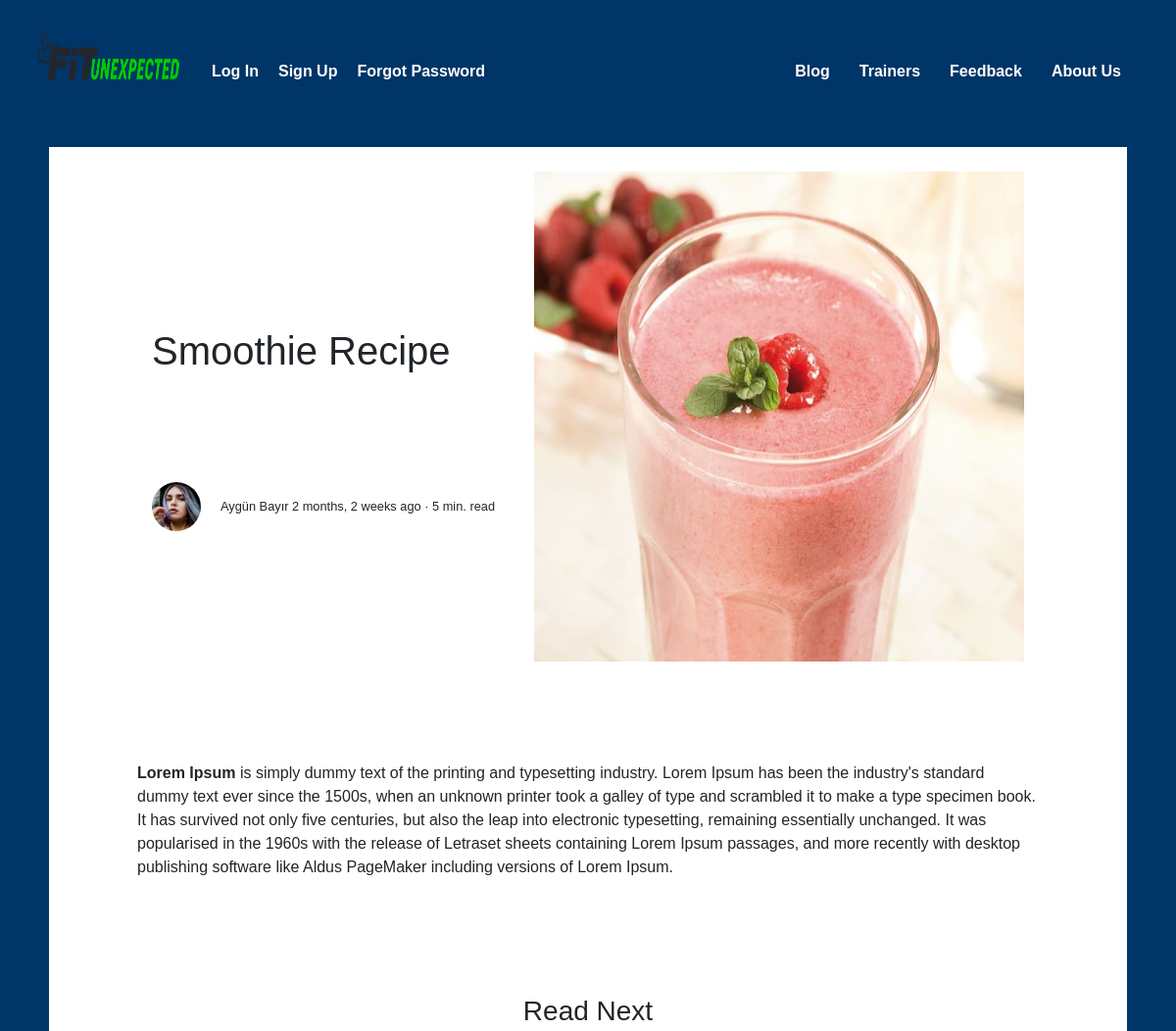
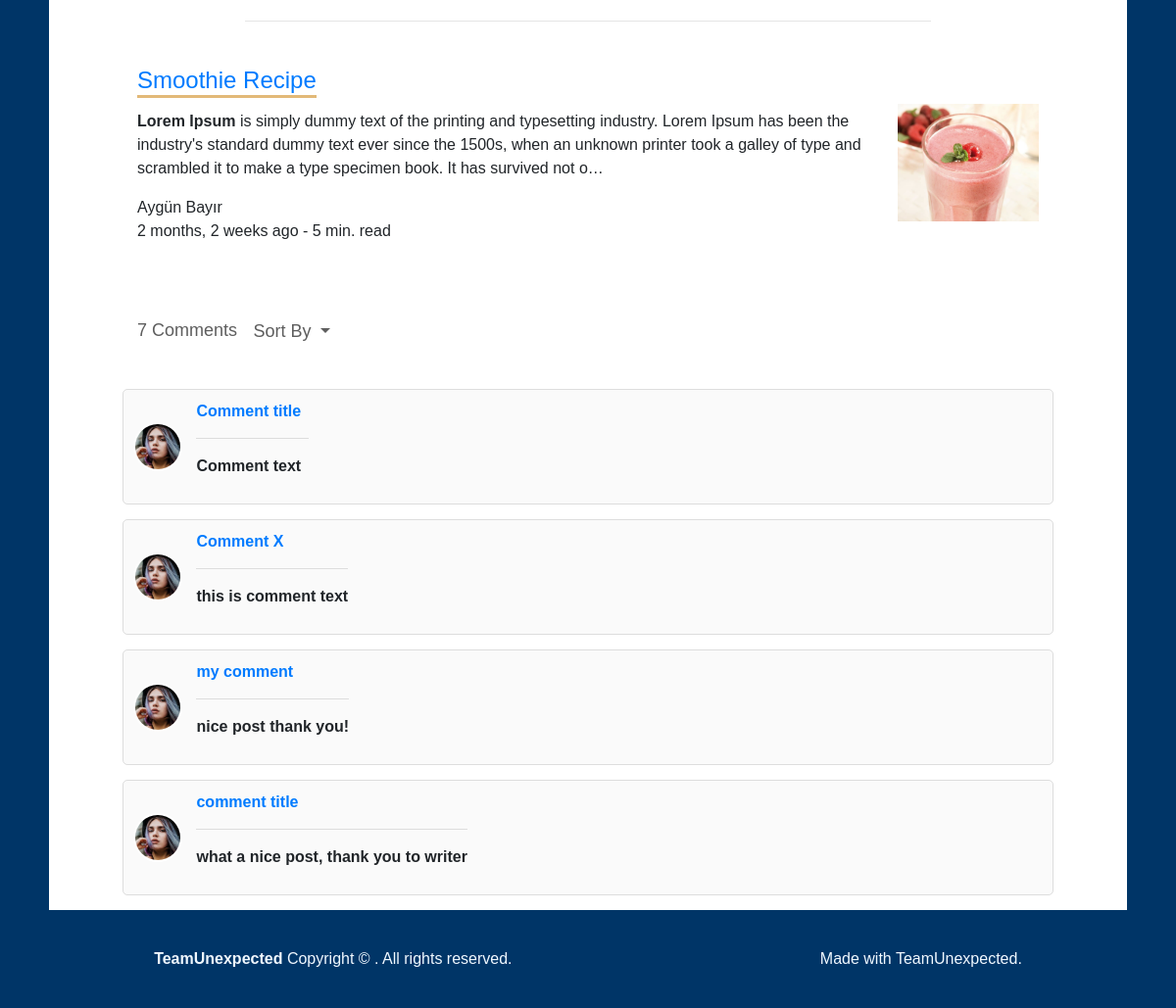
The app's page /post/smoothie-recipe-1/ with its own data (2 pictures, top to bottom).
### post/models.py (models this page shows, shortened)
class Post(models.Model):
    user = models.ForeignKey('auth.User', on_delete=models.CASCADE, verbose_name='Author', related_name='posts')
    title = models.CharField(max_length=120, verbose_name='Title')
    content = RichTextField(verbose_name='Content')
    publishing_date = models.DateTimeField(verbose_name='Release Date', auto_now_add=True)
    image = models.ImageField(null=True, blank=True, verbose_name='Cover Photo')
    slug = models.SlugField(unique=True, editable=False, max_length=130, verbose_name='Dynamic Linkage')
    category = models.ForeignKey('post.Category', on_delete=models.CASCADE, related_name='posts', verbose_name='Post Category')
    view_count = models.IntegerField(verbose_name='Number of views', default=0)
    def get_absolute_url(self):
        return reverse('post:detail', kwargs={'slug': self.slug})
    class Meta:
        ordering = ['-publishing_date', 'id']

class Comment(models.Model):
    post = models.ForeignKey('post.Post', related_name='comments', on_delete=models.CASCADE, verbose_name='Post')
    author = models.ForeignKey('auth.User', related_name='comments', on_delete=models.CASCADE, verbose_name='Author')
    name = models.CharField(max_length=200, verbose_name='Title')
    content = models.TextField(verbose_name='Comment')
    created_date = models.DateTimeField(auto_now_add=True, verbose_name='Created Date')
    is_approved = models.BooleanField(default=False, verbose_name='Approval status')

### post/views.py (the view, shortened to what this page needs)
# urls.py: re_path(r'^(?P<slug>[\w-]+)/$', post_detail, name='detail'),
def post_detail(request, slug):
    post = get_object_or_404(Post, slug=slug)
    getcategory = Post.objects.filter(category=post.category)[:3]
    form = CommentForm(request.POST or None)
    context = {
        'post': post,
        'form': form,
        'post_in_category': getcategory,
    }
    return render(request, 'post/detail.html', context)

### templates/post/detail.html (shortened to what this page needs)
{% load static %}
<!DOCTYPE html>
<html lang="en" dir="ltr">
  <head>
    <link rel="stylesheet" href="{% static 'css/Button.css' %}" />
    <link rel="stylesheet" href="{% static 'css/Link.css' %}" />
    <link rel="stylesheet" href="{% static 'css/header.css' %}" />
    <link rel="stylesheet" href="{% static 'css/footer.css' %}" />
    <link rel="stylesheet" href="{% static 'css/Comment.css' %}" />
    <link rel="stylesheet" href="{% static 'css/post.css' %}" />
    <link rel="stylesheet" href="https://cdnjs.cloudflare.com/ajax/libs/font-awesome/4.7.0/css/font-awesome.min.css">
    <link rel="stylesheet" href="https://maxcdn.bootstrapcdn.com/bootstrap/4.3.1/css/bootstrap.min.css">
  </head>
    <link
      rel="stylesheet"
      href="https://cdnjs.cloudflare.com/ajax/libs/font-awesome/5.14.0/css/all.min.css"
    />
  </head>
  <body>
  {% include 'header.html' %}
    <div class="post-body">
    <div class="header-container">
      <div class="container">
        <div class="left-side">
          <div class="left-side-container">
            <h1>
              {{ post.title }}
            </h1>
            <div class="author-inf">
              <img
                class="rounded-circle"
                src=" {% static 'Images/laura-jones.jpg' %}"
                width="70"
              />
              <small
                >{{ post.user.get_full_name }}
                <span>{{ post.publishing_date|timesince }} ago &middot; 5 min. read</span>
              </small>
            </div>
          </div>
        </div>
        <div class="right-side">
          {% if post.image %}
             <img src="{{ post.image.url }}" class="img-fluid" />
          {% endif %}
        </div>
      </div>
    </div>
    <div class="post-container">
      <div class="container">
        <p>
          {{ post.content|safe|linebreaks }}
        </p>
      </div>
    </div>
    <div class="category-posts-section">
      <div class="container">
        <h3>Read Next</h3>
        <hr style="width: 700px" />
        {% for post in post_in_category %}
            <div class="block">
            <div class="block-left-side">
              <h4>
                <a class="link-flash" href="{{ post.get_absolute_url }}"
                  >{{ post.title }}</a
                >
              </h4>
              <p>
                {{ post.content|safe|linebreaks|truncatechars:300 }}
              </p>
              <p class="post-detail">{{ post.user.get_full_name }}<br />{{ post.publishing_date|timesince }} ago - 5 min. read</p>
            </div>
            {% if post.image %}
            <img src="{{ post.image.url }}" class="img-fluid" />
            {% endif %}
          </div>
        {% endfor %}
      </div>
    </div>
    <div class="comment-container">
      <div class="row">
        <div class="col-12">
          <div class="comments">
            <div class="comments-details">
              <span class="total-comments comments-sort">{{ post.comments.count }} Comments</span>
              <span class="dropdown">
                <button
                  type="button"
                  class="btn dropdown-toggle"
                  data-toggle="dropdown"
                >
                  Sort By
                </button>
              </span>
            </div>
            <br/>
        {% for comment in post.comments.all %}
            {% if comment.is_approved %}
              <div class="comment-box">
                <span class="commenter-pic">
                  <img
                      src="{% static 'Images/laura-jones.jpg' %}"
                      class="img-fluid"
                    />
                </span>
                <span class="commenter-name">
                  <a href="#">{{ comment.name }}</a>
                <p class="comment-txt more">
                  {{ comment.content|linebreaks }}
                </p>
              </div>
            {% endif %}
        {% endfor %}
          </div>
        </div>
      </div>
    </div>
    </div>
    <footer>
      <div class="footer-container">
        <div class="left-side">
          <strong>TeamUnexpected</strong>
          Copyright &copy; . All rights reserved.
        </div>
        <div class="Right-side">Made with TeamUnexpected.</div>
      </div>
    </footer>
  </body>
</html>

### static/css/Link.css (style rules this page uses)
.link-flash { --ease-out-expo: cubic-bezier(0.19, 1, 0.22, 1); position: relative; }
.link-flash::before, .link-flash::after { position: absolute; content: ""; left: 0; bottom: -5px; display: block; width: 100%; height: 3px; background: rgba(214, 156, 63, 0.7); transition: 1.1s rgba(214, 156, 63, 0.7); }
.link-flash::before { transform: scaleX(0); transform-origin: left; }
.link-flash::after { transform-origin: right; transition-delay: 0.25s; }
a { color: black; text-decoration: none; }

### static/css/Header.css (style rules this page uses)
* { margin: 0; padding: 0; box-sizing: border-box; font-family: "Poppins", sans-serif; }

### static/css/Footer.css (style rules this page uses)
footer { position: relative; margin-bottom: 0; color: aliceblue; width: 100%; background-color: #003567; height: 100px; margin-right: auto; margin-left: auto; }
.footer-container { display: flex; height: 100px; align-items: center; justify-content: space-around; }
.footer-container .left-side { width: max-content; }

### static/css/comment.css (style rules this page uses)
.comment-container { max-width: 950px; margin: 0 auto; display: flex; }
.comments-details button.btn.dropdown-toggle, .comments-details .total-comments { font-size: 18px; font-weight: 500; color: #5e5e5e; }
.comments-details { padding: 15px 15px; }
.comments button { background-color: transparent; border: none; }
.comments .comment-box { width: 100%; float: left; height: 100%; background-color: #fafafa; padding: 10px 10px 10px; margin-bottom: 15px; border-radius: 5px; border: 1px solid #ddd; }
.comments .commenter-pic { width: 50px; height: 50px; display: inline-block; border-radius: 100%; border: 2px solid #fff; overflow: hidden; background-color: #fff; }
.comments p.comment-txt { font-size: 15px; border-bottom: 1px solid #ddd; padding: 0px 0px 15px; }
.comments .commenter-name { display: inline-block; position: relative; left: 10px; font-size: 16px; font-weight: bold; }

### static/css/Post.css (style rules this page uses)
* { margin: 0; padding: 0; box-sizing: border-box; font-family: "Poppins", sans-serif; }
body { background-color: #003567 !important; }
.post-body { width: 1100px; background-color: white; margin: 0px auto; height: max-content; }
.header-container { margin: 0 auto; margin-top: 150px !important; max-width: 1100px; height: 550px; display: flex; justify-content: center; align-items: center; }
.header-container .container { width: 1000px; height: 500px; display: flex; align-items: center; justify-content: space-evenly; }
.header-container .container .left-side { max-width: 600px; height: 500px; display: flex; }
.header-container .container .left-side .left-side-container { display: flex; flex-direction: column; justify-content: center; max-width: 400px; height: 500px; }
.header-container .container .left-side .left-side-container h1 { margin-top: 20px; line-height: 1.5em; }
.header-container .container .left-side .left-side-container .author-inf { height: 50px; margin-top: 40px; display: flex; }
.header-container .container .left-side .left-side-container .author-inf .rounded-circle { border-radius: 40px; width: 50px; height: 50px; }
.header-container .container .left-side .left-side-container .author-inf small { justify-self: center; align-self: center; margin-left: 20px; }
.header-container .container .right-side img { max-width: 500px; height: 500px; }
.post-container { margin: 0 auto; max-width: 1100px; max-height: 1000px; display: flex; justify-content: center; align-items: center; }
.post-container .container { width: 950px; display: flex; flex-direction: column; }
.post-container .container p { margin-top: 15px; }
.category-posts-section { margin: 40px auto; max-width: 1100px; max-height: 1000px; display: flex; justify-content: center; align-items: center; }
.category-posts-section .container { max-width: 950px; display: flex; align-items: center; flex-direction: column; }
.category-posts-section .container .block { max-height: 300px; display: flex; align-items: center; margin-top: 30px; }
.category-posts-section .container .block h4 { width: 530px; }
.category-posts-section .container .block p { margin-top: 15px; }
.category-posts-section .container .block img { width: 175px; height: 120px; }

### records on screen
Post: title "Smoothie Recipe", user.get_full_name "Aygün Bayır", publishing_date "2 months, 2 weeks", image (picture), content "Lorem Ipsum is simply dummy text of the printing and typesetting industry. Lorem Ipsum has been the industry's standard dummy text ever since the 1500s, when an unknown printer took a galley of type and scrambled it to make a type specimen book. It has survived not only five centuries, but also the leap into electronic typesetting, remaining essentially unchanged. It was popularised in the 1960s with the release of Letraset sheets containing Lorem Ipsum passages, and more recently with desktop publishing software like Aldus PageMaker including versions of Lorem Ipsum.", content "Lorem Ipsum is simply dummy text of the printing and typesetting industry. Lorem Ipsum has been the industry's standard dummy text ever since the 1500s, when an unknown printer took a galley of type and scrambled it to make a type specimen book. It has survived not o…", comments.count "7"
Comment: is_approved True (drawn), name "Comment title", content "Comment text"
Comment: is_approved True (drawn), name "Comment X", content "this is comment text"
Comment: is_approved True (drawn), name "my comment", content "nice post thank you!"
Comment: is_approved True (drawn), name "comment title", content "what a nice post, thank you to writer"
